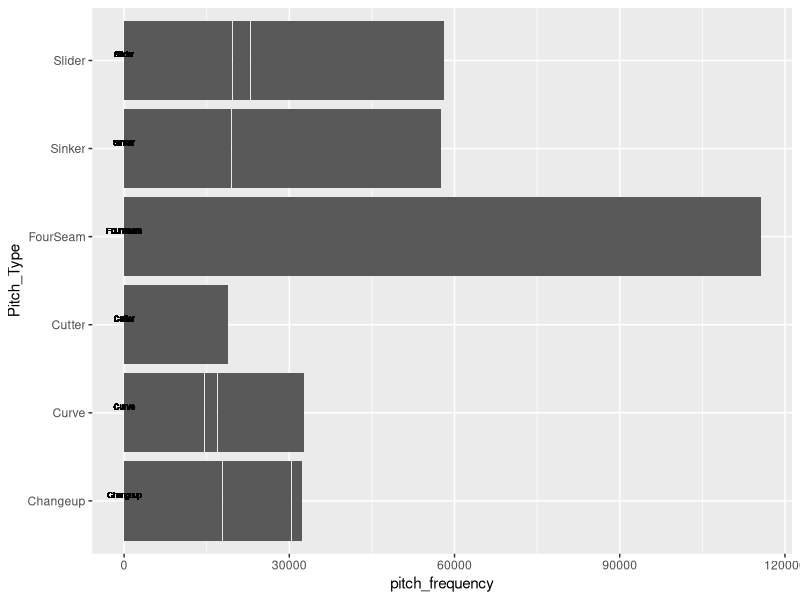

Reproduce this figure in R.
## ---- chunk 1
knitr::opts_chunk$set(echo = TRUE)
## ---- chunk 2
library(tidyverse)
library(dplyr)
library(lubridate)
library(ggthemes)
library(readr)
## ---- chunk 3
Data2016 <- read_csv("2016FullPitchData.csv", 
    col_types = cols(player_id = col_number(), 
        year = col_number(), player_age = col_number(), 
        p_game = col_number(), p_formatted_ip = col_number(), 
        p_strikeout = col_number(), p_k_percent = col_number(), 
        p_era = col_number(), n = col_number(), 
        n_ff_formatted = col_number(), ff_avg_speed = col_number(), 
        ff_avg_spin = col_number(), ff_avg_break_x = col_number(), 
        ff_avg_break_z = col_number(), ff_avg_break = col_number(), 
        ff_range_speed = col_number(), n_sl_formatted = col_number(), 
        sl_avg_speed = col_number(), sl_avg_spin = col_number(), 
        sl_avg_break_x = col_number(), sl_avg_break_z = col_number(), 
        sl_avg_break = col_number(), sl_range_speed = col_number(), 
        n_ch_formatted = col_number(), ch_avg_speed = col_number(), 
        ch_avg_spin = col_number(), ch_avg_break_x = col_number(), 
        ch_avg_break_z = col_number(), ch_avg_break = col_number(), 
        ch_range_speed = col_number(), n_cukc_formatted = col_number(), 
        cu_avg_speed = col_number(), cu_avg_spin = col_number(), 
        cu_avg_break_x = col_number(), cu_avg_break_z = col_number(), 
        cu_avg_break = col_number(), cu_range_speed = col_number(), 
        n_sift_formatted = col_number(), 
        si_avg_speed = col_number(), si_avg_spin = col_number(), 
        si_avg_break_x = col_number(), si_avg_break_z = col_number(), 
        si_avg_break = col_number(), si_range_speed = col_number(), 
        n_fc_formatted = col_number(), fc_avg_speed = col_number(), 
        fc_avg_spin = col_number(), fc_avg_break_x = col_number(),
        fc_avg_break_z = col_number(), fc_avg_break = col_number(),
        fc_range_speed = col_number(), n_fs_formatted = col_number(),
        fs_avg_speed = col_number(), fs_avg_break_x = col_number(),
        fs_avg_break_z = col_number(), fs_avg_break = col_number(),
        fs_range_speed = col_number(), n_kn_formatted = col_number(),
        kn_avg_speed = col_number(), kn_avg_break_x = col_number(),
        kn_avg_break_z = col_number(), kn_avg_break = col_number(),
        kn_range_speed = col_number(), `...69` = col_skip()), skip = 1, na = "0")

Data2017 <- read_csv("2017FullPitchData.csv", 
    col_types = cols(player_id = col_number(), 
        year = col_number(), player_age = col_number(), 
        p_game = col_number(), p_formatted_ip = col_number(), 
        p_strikeout = col_number(), p_k_percent = col_number(), 
        p_era = col_number(), n = col_number(), 
        n_ff_formatted = col_number(), ff_avg_speed = col_number(), 
        ff_avg_spin = col_number(), ff_avg_break_x = col_number(), 
        ff_avg_break_z = col_number(), ff_avg_break = col_number(), 
        ff_range_speed = col_number(), n_sl_formatted = col_number(), 
        sl_avg_speed = col_number(), sl_avg_spin = col_number(), 
        sl_avg_break_x = col_number(), sl_avg_break_z = col_number(), 
        sl_avg_break = col_number(), sl_range_speed = col_number(), 
        n_ch_formatted = col_number(), ch_avg_speed = col_number(), 
        ch_avg_spin = col_number(), ch_avg_break_x = col_number(), 
        ch_avg_break_z = col_number(), ch_avg_break = col_number(), 
        ch_range_speed = col_number(), n_cukc_formatted = col_number(), 
        cu_avg_speed = col_number(), cu_avg_spin = col_number(), 
        cu_avg_break_x = col_number(), cu_avg_break_z = col_number(), 
        cu_avg_break = col_number(), cu_range_speed = col_number(), 
        n_sift_formatted = col_number(), 
        si_avg_speed = col_number(), si_avg_spin = col_number(), 
        si_avg_break_x = col_number(), si_avg_break_z = col_number(), 
        si_avg_break = col_number(), si_range_speed = col_number(), 
        n_fc_formatted = col_number(), fc_avg_speed = col_number(), 
        fc_avg_spin = col_number(), fc_avg_break_x = col_number(),
        fc_avg_break_z = col_number(), fc_avg_break = col_number(),
        fc_range_speed = col_number(), n_fs_formatted = col_number(),
        fs_avg_speed = col_number(), fs_avg_break_x = col_number(),
        fs_avg_break_z = col_number(), fs_avg_break = col_number(),
        fs_range_speed = col_number(), n_kn_formatted = col_number(),
        kn_avg_speed = col_number(), kn_avg_break_x = col_number(),
        kn_avg_break_z = col_number(), kn_avg_break = col_number(),
        kn_range_speed = col_number(), `...69` = col_skip()), skip = 1, na = "0")

Data2018 <- read_csv("2018FullPitchData.csv", 
    col_types = cols(player_id = col_number(), 
        year = col_number(), player_age = col_number(), 
        p_game = col_number(), p_formatted_ip = col_number(), 
        p_strikeout = col_number(), p_k_percent = col_number(), 
        p_era = col_number(), n = col_number(), 
        n_ff_formatted = col_number(), ff_avg_speed = col_number(), 
        ff_avg_spin = col_number(), ff_avg_break_x = col_number(), 
        ff_avg_break_z = col_number(), ff_avg_break = col_number(), 
        ff_range_speed = col_number(), n_sl_formatted = col_number(), 
        sl_avg_speed = col_number(), sl_avg_spin = col_number(), 
        sl_avg_break_x = col_number(), sl_avg_break_z = col_number(), 
        sl_avg_break = col_number(), sl_range_speed = col_number(), 
        n_ch_formatted = col_number(), ch_avg_speed = col_number(), 
        ch_avg_spin = col_number(), ch_avg_break_x = col_number(), 
        ch_avg_break_z = col_number(), ch_avg_break = col_number(), 
        ch_range_speed = col_number(), n_cukc_formatted = col_number(), 
        cu_avg_speed = col_number(), cu_avg_spin = col_number(), 
        cu_avg_break_x = col_number(), cu_avg_break_z = col_number(), 
        cu_avg_break = col_number(), cu_range_speed = col_number(), 
        n_sift_formatted = col_number(), 
        si_avg_speed = col_number(), si_avg_spin = col_number(), 
        si_avg_break_x = col_number(), si_avg_break_z = col_number(), 
        si_avg_break = col_number(), si_range_speed = col_number(), 
        n_fc_formatted = col_number(), fc_avg_speed = col_number(), 
        fc_avg_spin = col_number(), fc_avg_break_x = col_number(),
        fc_avg_break_z = col_number(), fc_avg_break = col_number(),
        fc_range_speed = col_number(), n_fs_formatted = col_number(),
        fs_avg_speed = col_number(), fs_avg_break_x = col_number(),
        fs_avg_break_z = col_number(), fs_avg_break = col_number(),
        fs_range_speed = col_number(), n_kn_formatted = col_number(),
        kn_avg_speed = col_number(), kn_avg_break_x = col_number(),
        kn_avg_break_z = col_number(), kn_avg_break = col_number(),
        kn_range_speed = col_number(), `...69` = col_skip()), skip = 1, na = "0")

Data2019 <- read_csv("2019FullPitchData.csv", 
    col_types = cols(player_id = col_number(), 
        year = col_number(), player_age = col_number(), 
        p_game = col_number(), p_formatted_ip = col_number(), 
        p_strikeout = col_number(), p_k_percent = col_number(), 
        p_era = col_number(), n = col_number(), 
        n_ff_formatted = col_number(), ff_avg_speed = col_number(), 
        ff_avg_spin = col_number(), ff_avg_break_x = col_number(), 
        ff_avg_break_z = col_number(), ff_avg_break = col_number(), 
        ff_range_speed = col_number(), n_sl_formatted = col_number(), 
        sl_avg_speed = col_number(), sl_avg_spin = col_number(), 
        sl_avg_break_x = col_number(), sl_avg_break_z = col_number(), 
        sl_avg_break = col_number(), sl_range_speed = col_number(), 
        n_ch_formatted = col_number(), ch_avg_speed = col_number(), 
        ch_avg_spin = col_number(), ch_avg_break_x = col_number(), 
        ch_avg_break_z = col_number(), ch_avg_break = col_number(), 
        ch_range_speed = col_number(), n_cukc_formatted = col_number(), 
        cu_avg_speed = col_number(), cu_avg_spin = col_number(), 
        cu_avg_break_x = col_number(), cu_avg_break_z = col_number(), 
        cu_avg_break = col_number(), cu_range_speed = col_number(), 
        n_sift_formatted = col_number(), 
        si_avg_speed = col_number(), si_avg_spin = col_number(), 
        si_avg_break_x = col_number(), si_avg_break_z = col_number(), 
        si_avg_break = col_number(), si_range_speed = col_number(), 
        n_fc_formatted = col_number(), fc_avg_speed = col_number(), 
        fc_avg_spin = col_number(), fc_avg_break_x = col_number(),
        fc_avg_break_z = col_number(), fc_avg_break = col_number(),
        fc_range_speed = col_number(), n_fs_formatted = col_number(),
        fs_avg_speed = col_number(), fs_avg_break_x = col_number(),
        fs_avg_break_z = col_number(), fs_avg_break = col_number(),
        fs_range_speed = col_number(), n_kn_formatted = col_number(),
        kn_avg_speed = col_number(), kn_avg_break_x = col_number(),
        kn_avg_break_z = col_number(), kn_avg_break = col_number(),
        kn_range_speed = col_number(), `...69` = col_skip()), skip = 1, na = "0")

Data2020 <- read_csv("2020FullPitchData.csv", 
    col_types = cols(player_id = col_number(), 
        year = col_number(), player_age = col_number(), 
        p_game = col_number(), p_formatted_ip = col_number(), 
        p_strikeout = col_number(), p_k_percent = col_number(), 
        p_era = col_number(), n = col_number(), 
        n_ff_formatted = col_number(), ff_avg_speed = col_number(), 
        ff_avg_spin = col_number(), ff_avg_break_x = col_number(), 
        ff_avg_break_z = col_number(), ff_avg_break = col_number(), 
        ff_range_speed = col_number(), n_sl_formatted = col_number(), 
        sl_avg_speed = col_number(), sl_avg_spin = col_number(), 
        sl_avg_break_x = col_number(), sl_avg_break_z = col_number(), 
        sl_avg_break = col_number(), sl_range_speed = col_number(), 
        n_ch_formatted = col_number(), ch_avg_speed = col_number(), 
        ch_avg_spin = col_number(), ch_avg_break_x = col_number(), 
        ch_avg_break_z = col_number(), ch_avg_break = col_number(), 
        ch_range_speed = col_number(), n_cukc_formatted = col_number(), 
        cu_avg_speed = col_number(), cu_avg_spin = col_number(), 
        cu_avg_break_x = col_number(), cu_avg_break_z = col_number(), 
        cu_avg_break = col_number(), cu_range_speed = col_number(), 
        n_sift_formatted = col_number(), 
        si_avg_speed = col_number(), si_avg_spin = col_number(), 
        si_avg_break_x = col_number(), si_avg_break_z = col_number(), 
        si_avg_break = col_number(), si_range_speed = col_number(), 
        n_fc_formatted = col_number(), fc_avg_speed = col_number(), 
        fc_avg_spin = col_number(), fc_avg_break_x = col_number(),
        fc_avg_break_z = col_number(), fc_avg_break = col_number(),
        fc_range_speed = col_number(), n_fs_formatted = col_number(),
        fs_avg_speed = col_number(), fs_avg_break_x = col_number(),
        fs_avg_break_z = col_number(), fs_avg_break = col_number(),
        fs_range_speed = col_number(), n_kn_formatted = col_number(),
        kn_avg_speed = col_number(), kn_avg_break_x = col_number(),
        kn_avg_break_z = col_number(), kn_avg_break = col_number(),
        kn_range_speed = col_number(), `...69` = col_skip()), skip = 1, na = "0")

Data2021 <- read_csv("2021FullPitchData.csv", 
    col_types = cols(player_id = col_number(), 
        year = col_number(), player_age = col_number(), 
        p_game = col_number(), p_formatted_ip = col_number(), 
        p_strikeout = col_number(), p_k_percent = col_number(), 
        p_era = col_number(), n = col_number(), 
        n_ff_formatted = col_number(), ff_avg_speed = col_number(), 
        ff_avg_spin = col_number(), ff_avg_break_x = col_number(), 
        ff_avg_break_z = col_number(), ff_avg_break = col_number(), 
        ff_range_speed = col_number(), n_sl_formatted = col_number(), 
        sl_avg_speed = col_number(), sl_avg_spin = col_number(), 
        sl_avg_break_x = col_number(), sl_avg_break_z = col_number(), 
        sl_avg_break = col_number(), sl_range_speed = col_number(), 
        n_ch_formatted = col_number(), ch_avg_speed = col_number(), 
        ch_avg_spin = col_number(), ch_avg_break_x = col_number(), 
        ch_avg_break_z = col_number(), ch_avg_break = col_number(), 
        ch_range_speed = col_number(), n_cukc_formatted = col_number(), 
        cu_avg_speed = col_number(), cu_avg_spin = col_number(), 
        cu_avg_break_x = col_number(), cu_avg_break_z = col_number(), 
        cu_avg_break = col_number(), cu_range_speed = col_number(), 
        n_sift_formatted = col_number(), 
        si_avg_speed = col_number(), si_avg_spin = col_number(), 
        si_avg_break_x = col_number(), si_avg_break_z = col_number(), 
        si_avg_break = col_number(), si_range_speed = col_number(), 
        n_fc_formatted = col_number(), fc_avg_speed = col_number(), 
        fc_avg_spin = col_number(), fc_avg_break_x = col_number(),
        fc_avg_break_z = col_number(), fc_avg_break = col_number(),
        fc_range_speed = col_number(), n_fs_formatted = col_number(),
        fs_avg_speed = col_number(), fs_avg_break_x = col_number(),
        fs_avg_break_z = col_number(), fs_avg_break = col_number(),
        fs_range_speed = col_number(), n_kn_formatted = col_number(),
        kn_avg_speed = col_number(), kn_avg_break_x = col_number(),
        kn_avg_break_z = col_number(), kn_avg_break = col_number(),
        kn_range_speed = col_number(), `...69` = col_skip()), skip = 1, na = "0")

FinalData <- rbind(Data2016, Data2017, Data2018, Data2019, Data2020, Data2021)
## ---- chunk 4
FFData <- FinalData %>%
  select(c(1:12), contains("ff")) %>%
  add_column(Pitch_Type = "FourSeam") %>%
  mutate(pitch_frequency = n_ff_formatted, 
         avg_speed = ff_avg_speed, 
         avg_spin = ff_avg_spin, 
         avg_break_x = ff_avg_break_x, 
         avg_break_z = ff_avg_break_z, 
         avg_break = ff_avg_break, 
         range_speed = ff_range_speed) %>%
  select(-contains("ff"))

SliderData <- FinalData %>%
  select(c(1:12), contains("sl")) %>%
  add_column(Pitch_Type = "Slider") %>%
  mutate(pitch_frequency = n_sl_formatted, 
         avg_speed = sl_avg_speed, 
         avg_spin = sl_avg_spin, 
         avg_break_x = sl_avg_break_x, 
         avg_break_z = sl_avg_break_z, 
         avg_break = sl_avg_break, 
         range_speed = sl_range_speed) %>%
  select(-contains("sl"))

ChangeData <- FinalData %>%
  select(c(1:12), contains("ch")) %>%
  add_column(Pitch_Type = "Changeup") %>%
  mutate(pitch_frequency = n_ch_formatted, 
         avg_speed = ch_avg_speed, 
         avg_spin = ch_avg_spin, 
         avg_break_x = ch_avg_break_x, 
         avg_break_z = ch_avg_break_z, 
         avg_break = ch_avg_break, 
         range_speed = ch_range_speed) %>%
  select(-c(13:19))

CurveData <- FinalData %>%
  select(c(1:12), contains("cu")) %>%
  add_column(Pitch_Type = "Curve") %>%
  mutate(pitch_frequency = n_cukc_formatted, 
         avg_speed = cu_avg_speed, 
         avg_spin = cu_avg_spin, 
         avg_break_x = cu_avg_break_x, 
         avg_break_z = cu_avg_break_z, 
         avg_break = cu_avg_break, 
         range_speed = cu_range_speed) %>%
  select(-contains("cu"))

SinkerData <- FinalData %>%
  select(c(1:12), contains("si")) %>%
  add_column(Pitch_Type = "Sinker") %>%
  mutate(pitch_frequency = n_sift_formatted, 
         avg_speed = si_avg_speed, 
         avg_spin = si_avg_spin, 
         avg_break_x = si_avg_break_x, 
         avg_break_z = si_avg_break_z, 
         avg_break = si_avg_break, 
         range_speed = si_range_speed) %>%
  select(-contains("si"))

CutterData <- FinalData %>%
  select(c(1:12), contains("fc")) %>%
  add_column(Pitch_Type = "Cutter") %>%
  mutate(pitch_frequency = n_fc_formatted, 
         avg_speed = fc_avg_speed, 
         avg_spin = fc_avg_spin, 
         avg_break_x = fc_avg_break_x, 
         avg_break_z = fc_avg_break_z, 
         avg_break = fc_avg_break, 
         range_speed = fc_range_speed) %>%
  select(-contains("fc"))

TidyPitchData <- bind_rows(FFData, SliderData, ChangeData, CurveData, SinkerData, CutterData)
## ---- chunk 5
TidyPitchData %>%
  ggplot(aes(x = pitch_frequency, y = Pitch_Type)) +
  geom_col() +
  geom_text(aes(label = Pitch_Type), vjust = -0.5, size = 2, color = "black")
